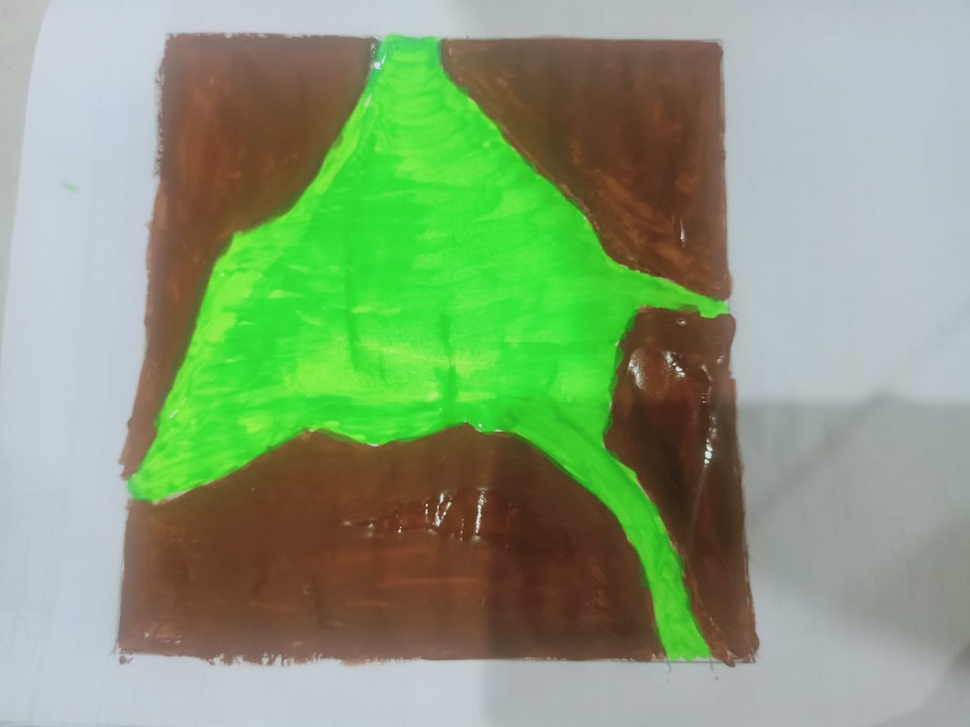
#> input picture map.jpeg, 970 x 727 px, shrunk from 1280 x 960 before the run, found by its file name
$ python main1.py
#> lines starting #> are read from the running program, lines starting #| are printed output that depends on the picture; after the words box and inside, x2 and y2 are one past the last pixel; in counts of white or black regions, pixels touching at a corner belong together
import cv2
import numpy as np

image = cv2.imread('map.jpeg')
#> image is the input picture: shape (727, 970, 3); mean B, G, R 120.6, 158.3, 134.8
image = cv2.cvtColor(image, cv2.COLOR_BGR2HSV)
#> image: shape (727, 970, 3); mean H, S, V 60.6, 90.1, 171

boundaries = np.array(
    (
        (
            (30, 70, 0),
            (180, 255, 255),
            (40, 40, 40),
        ),
        (
            (0, 40, 0),
            (20, 255, 255),
            (120, 120, 120),
        ),
    ),
    dtype="uint8",
)

cv2.namedWindow("images", cv2.WINDOW_NORMAL)

cv2.imshow("images", image)
cv2.waitKey(0)

(width, height, colors) = image.shape
#> width = 727; height = 970; colors = 3
newImg = np.zeros(shape=(width, height, 1))
print(newImg.shape)
#| (727, 970, 1)
for lower, upper, colour in boundaries:
    colour_mask = cv2.inRange(image, lower, upper)
    image[colour_mask == 255] = colour
    print(colour[0])
    newImg[colour_mask == 255] = (colour[0]/255)
#> this loop made 2 passes
#> pass 1, `colour_mask = cv2.inRange(image, lower, upper)`:
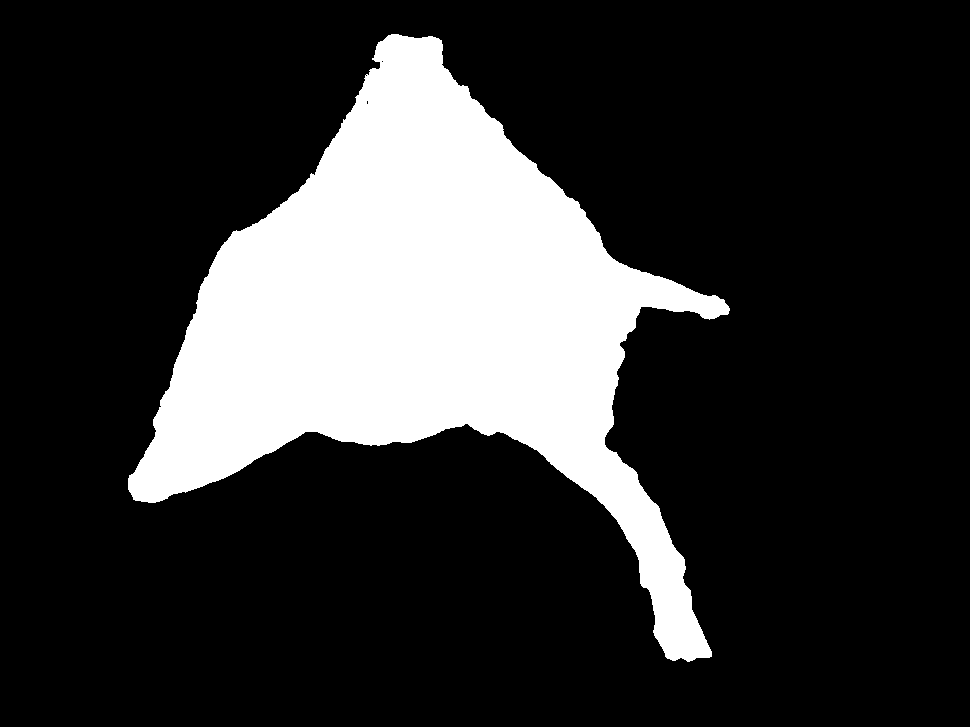
#> colour_mask: shape (727, 970); 20.5% white; 1 white region, box (x1, y1, x2, y2) and area: (128, 34, 730, 662) 144866
#> pass 2, `colour_mask = cv2.inRange(image, lower, upper)`:
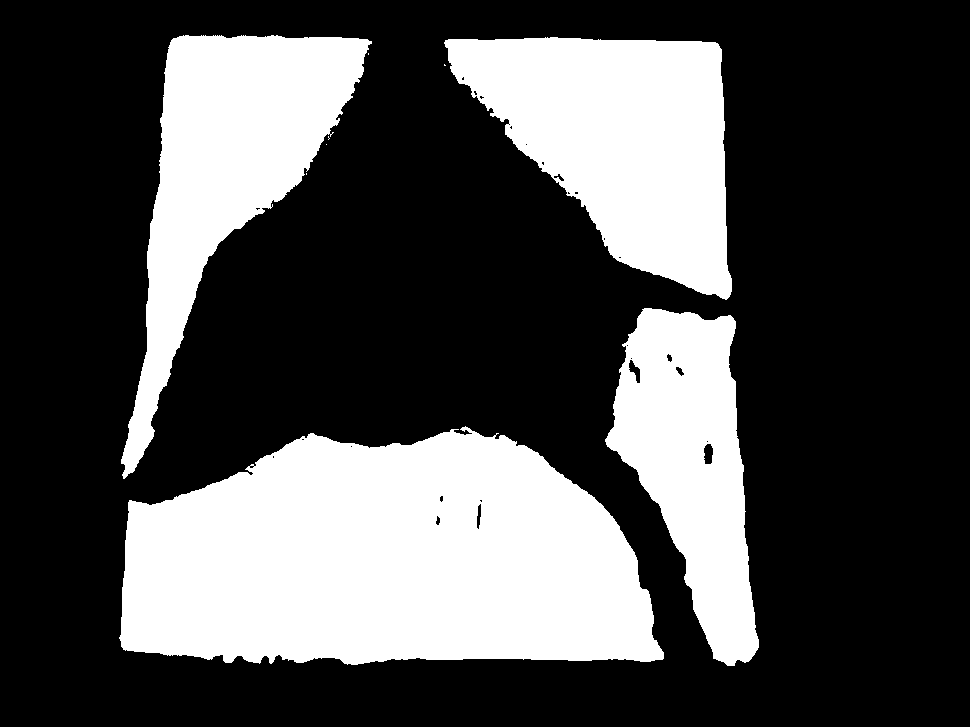
#> colour_mask: shape (727, 970); 31% white; 9 white regions (5 under 20 px), largest, box (x1, y1, x2, y2) and area: (119, 426, 664, 665) 101044, (444, 37, 732, 300) 46107, (121, 35, 372, 479) 40408, (605, 308, 759, 666) 30994
#> after the loop: image: shape (727, 970, 3); mean H, S, V 90.8, 55, 139.3
#> after the loop:
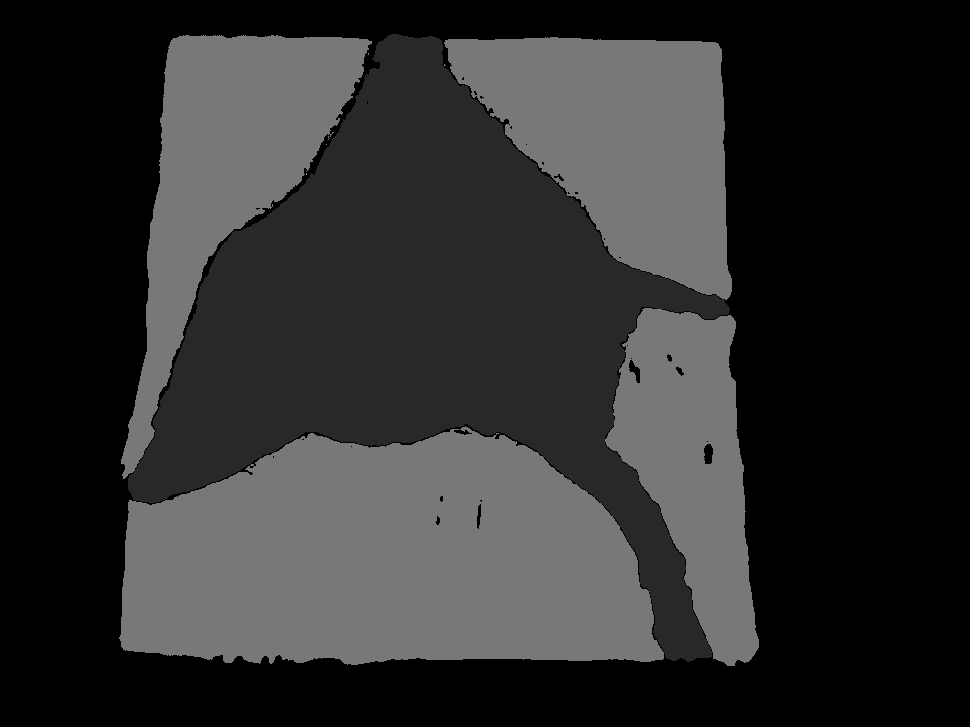
#> newImg: shape (727, 970, 1) float64; min 0, max 0.471, mean 0.178
    # [7 lines of commented-out code are left out]
cv2.imshow("images", newImg)
cv2.waitKey(0)
kernel = np.ones((20, 20), np.uint8)
closing = cv2.morphologyEx(newImg, cv2.MORPH_CLOSE, kernel)
cv2.imshow("images", closing)
savedImg = closing * 255
cv2.imwrite('heightmap.jpg', savedImg)
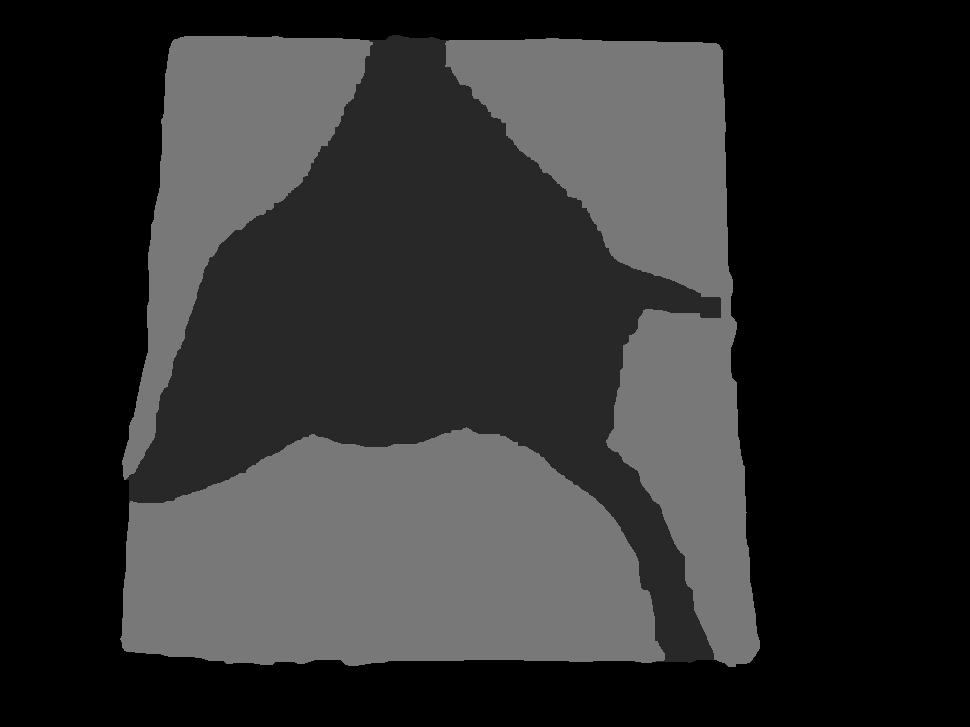
#> saved as heightmap.jpg: shape (727, 970); min 0, max 120, mean 46
cv2.waitKey(0)
